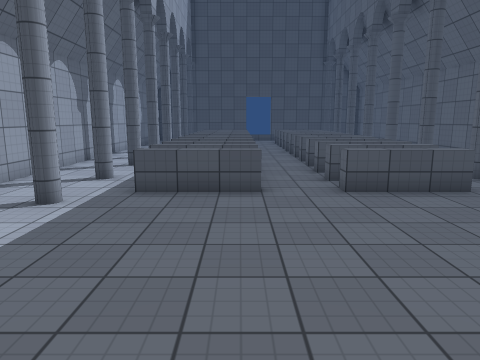
[1] (above)

16 first-person views from a walk through a Unity game level. The camera is 1.2 m above the floor, tilts 10° down and sees 70° across. The floor is counted in squares, 1 m on a side. Each view is taken from the middle of a square. On the plan, view 1 faces up. The plan holds only what a view shows up to about 14 squares ahead; the rest is blank. Surface patterns are stand-ins for the level's own textures.

[2]
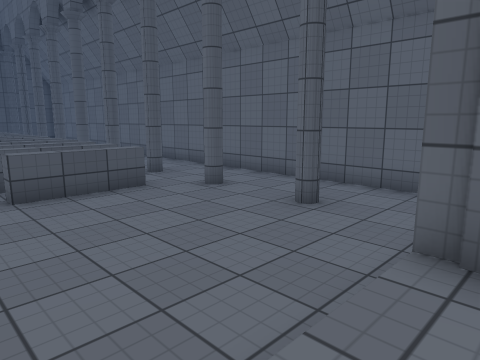

[3]
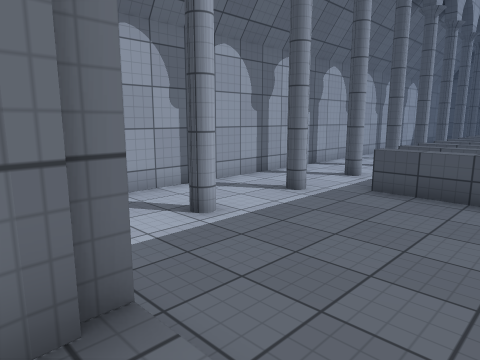

[4]
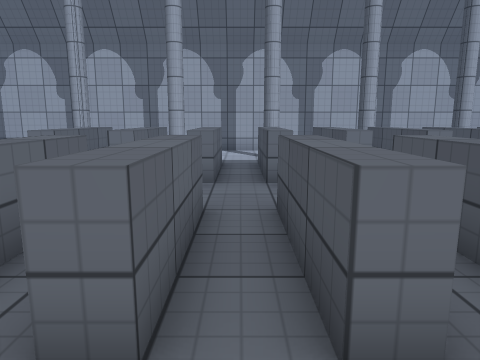

[5]
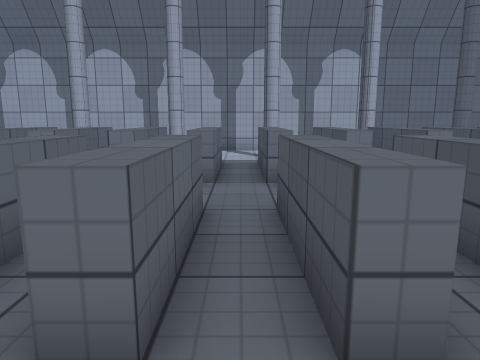

[6]
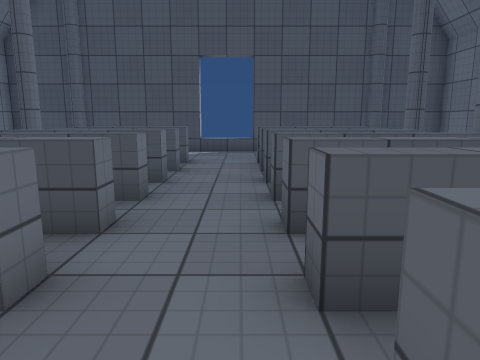

[7]
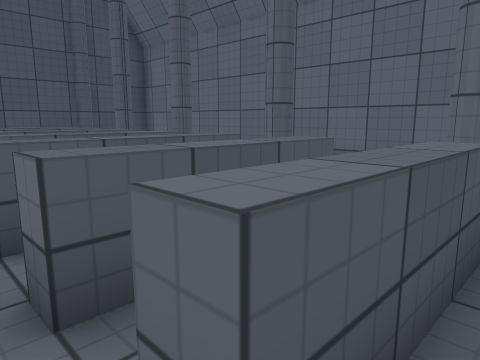

[8]
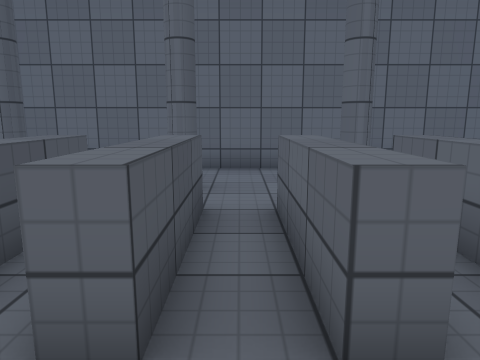

[9]
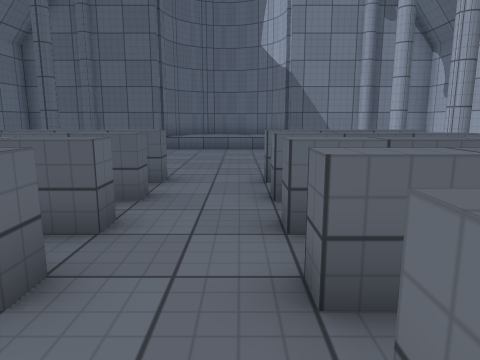

[10]
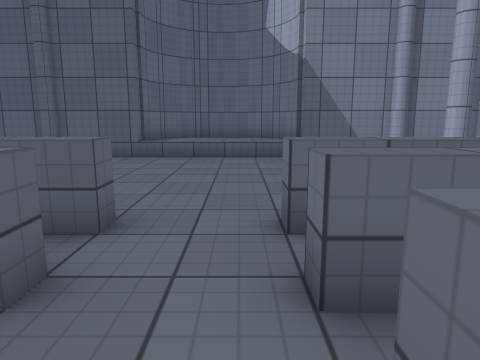

[11]
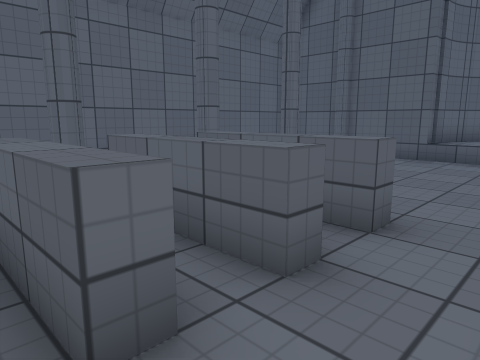

[12]
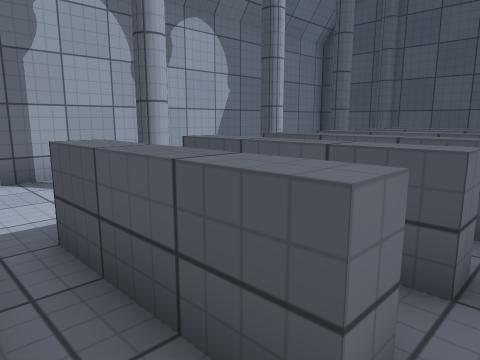

[13]
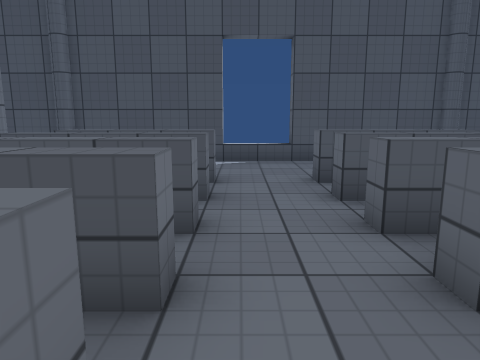

[14]
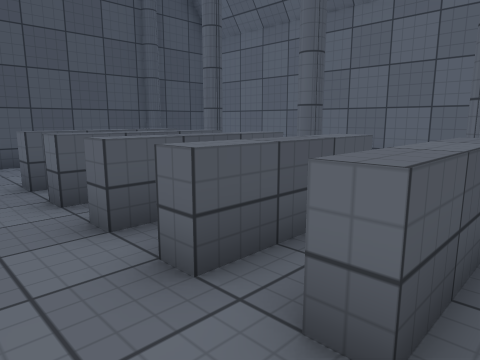

[15]
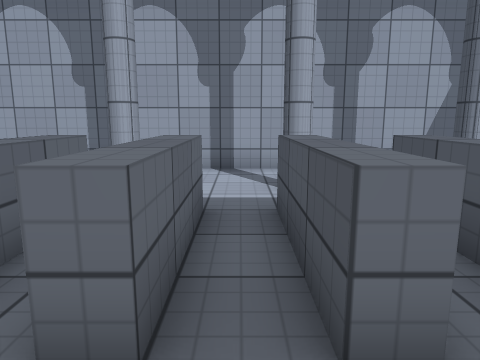

[16]
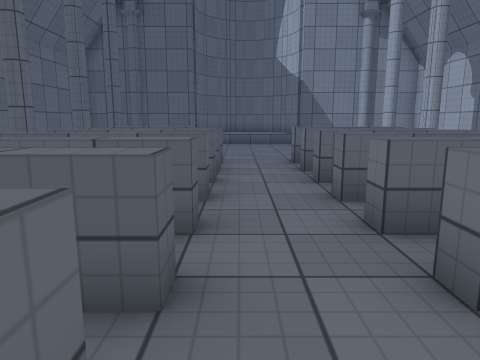

### Floor plan
Key: @ floor where view 1 was taken; # wall or solid block; . main floor; : floor 0.5 m higher than the main floor; / step, stairs or slope; ^ raised ledge; O other object.
Columns run from 7 left of view 1 to 10 right of it. Each row starts with its distance up from view 1.
 29        #  #
 28 ########OO########
 27 #      ....      #
 26 #      ....      #
 25 #    ^^^..^^^    #
 24 #      ....      #
 23 #    ^^^..^^^    #
 22 #    ^^^..^^^    #
 21 #      ....      #
 20 #    ^^^..^^^    #
 19 #..#.^^^..^^^    #
 18 #............ .  #
 17 #....^^^..^^^    #
 16 #  # ^^^..^^^.#..#
 15 #      ..........#
 14 #..  ^^^..^^^....#
 13 #..# ^^^..^^^ #  #
 12 #............ ...#
 11 #....^^^..^^^ ...#
 10 #..#.^^^..^^^ #..#
  9 #....  ....  ....#
  8 #....^^^..^^^....#
  7 #..#..........#..#
  6 #................#
  5 #................#
  4 #..#..........#..#
  3 #................#
  2 #  ..............#
  1 #######////#######
  0       #@:::#
 -1       ##:::#
 -2        #####

Positions as (right, up) in squares from view 1, and headings:
1: (0, 0), facing up
2: (1, 0), facing up-right
3: (1, 0), facing up-left
4: (7, 12), facing left
5: (7, 18), facing left
6: (2, 15), facing up
7: (2, 15), facing up-right
8: (1, 15), facing right
9: (1, 15), facing down
10: (1, 12), facing down
11: (1, 12), facing down-right
12: (1, 16), facing up-left
13: (1, 18), facing up
14: (1, 18), facing up-right
15: (2, 18), facing left
16: (2, 18), facing down
